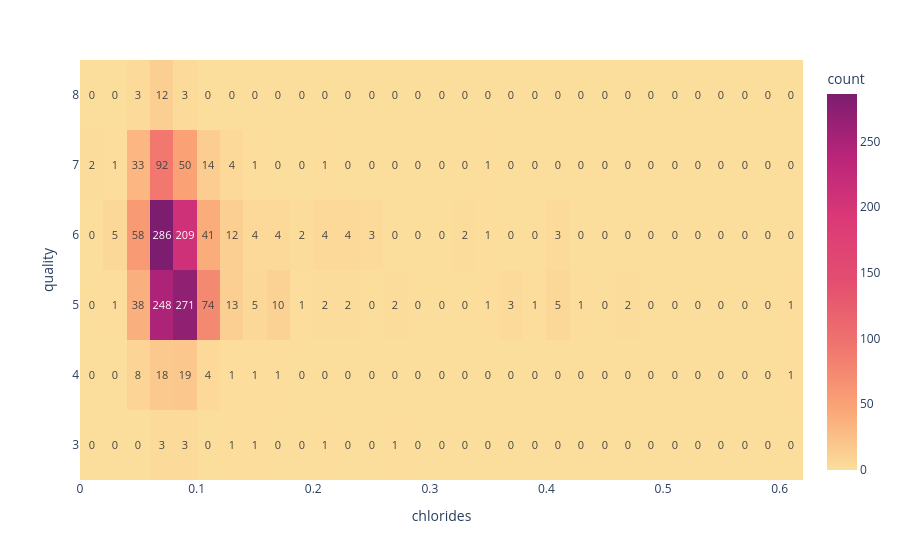

Notebook cell for this chart:
### Markdown cell above
#### Kết luận:

+ Biểu đồ density heatmap thể hiện mối quan hệ giữa density (trục x), quality (trục y) và mức trung bình của chlorides (bằng màu sắc).

+ Màu sắc càng đậm thể hiện lượng chlorides càng cao trong vùng dữ liệu tương ứng.

+ Giúp quan sát sự phân bố của muối clorua liên quan đến mật độ và chất lượng rượu.

### Code cell
fig = px.density_heatmap(df, x = "chlorides", y = "quality", text_auto = True,
                         color_continuous_scale = "sunsetdark")
fig.show()

### Figure 1 — Plotly figure (JSON) as saved in the notebook; plotly's stock layout.template omitted (floating-point values rounded to 4 significant figures; data arrays with more than 128 entries replaced by an {"elided": "..."} marker saying what was removed)
{"data": [{"coloraxis": "coloraxis", "hovertemplate": "chlorides=%{x}<br>quality=%{y}<br>count=%{z}<extra></extra>", "name": "", "texttemplate": "%{z}", "type": "histogram2d", "x": {"elided": "1599 float values"}, "xaxis": "x", "xbingroup": "x", "y": {"elided": "1599 int values"}, "yaxis": "y", "ybingroup": "y"}], "layout": {"coloraxis": {"colorbar": {"title": {"text": "count"}}, "colorscale": [[0, "rgb(252, 222, 156)"], [0.1667, "rgb(250, 164, 118)"], [0.3333, "rgb(240, 116, 110)"], [0.5, "rgb(227, 79, 111)"], [0.6667, "rgb(220, 57, 119)"], [0.8333, "rgb(185, 37, 122)"], [1, "rgb(124, 29, 111)"]]}, "legend": {"tracegroupgap": 0}, "margin": {"t": 60}, "xaxis": {"anchor": "y", "domain": [0, 1], "title": {"text": "chlorides"}}, "yaxis": {"anchor": "x", "domain": [0, 1], "title": {"text": "quality"}}}}
